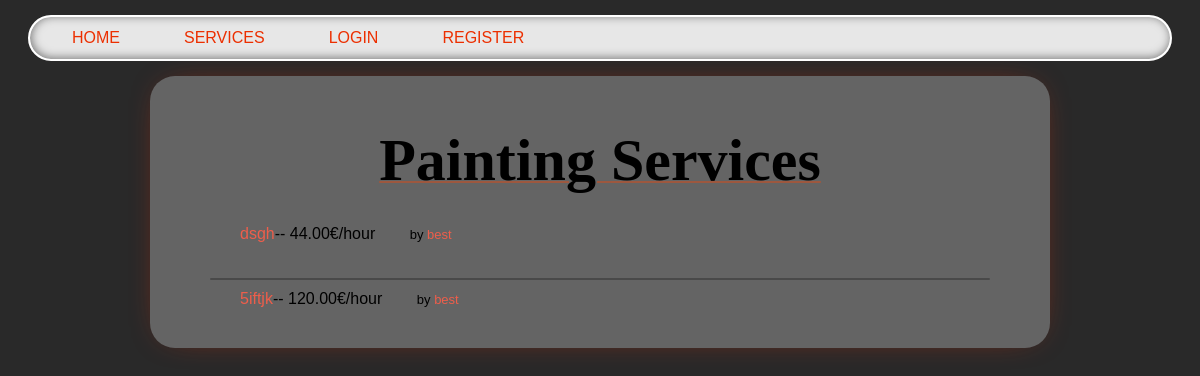
Before: /services/Painting/ with the older database file.
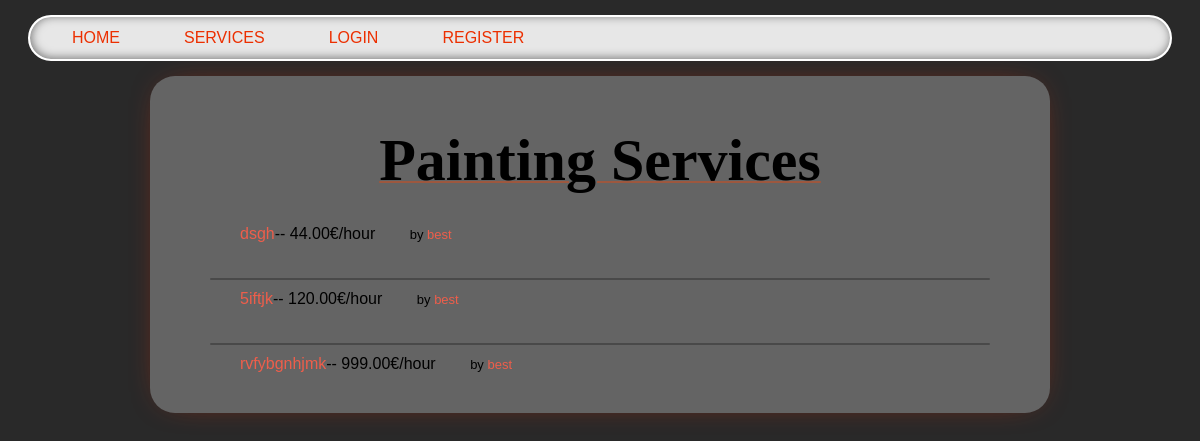
After: the same page with the newer database file.
### services/models.py (models this page shows, shortened)
class Service(models.Model):
    company = models.ForeignKey(Company, on_delete=models.CASCADE)
    name = models.CharField(max_length=40)
    description = models.TextField()
    price_hour = models.DecimalField(decimal_places=2, max_digits=100)
    rating = models.IntegerField(validators=[MinValueValidator(
        0), MaxValueValidator(5)], default=0)
    choices = (
        ('Air Conditioner', 'Air Conditioner'),
        ('Carpentry', 'Carpentry'),
        ('Electricity', 'Electricity'),
        ('Gardening', 'Gardening'),
        ('Home Machines', 'Home Machines'),
        ('House Keeping', 'House Keeping'),
        ('Interior Design', 'Interior Design'),
        ('Locks', 'Locks'),
        ('Painting', 'Painting'),
        ('Plumbing', 'Plumbing'),
        ('Water Heaters', 'Water Heaters'),
    )
    field = models.CharField(max_length=30, blank=False,
                             null=False, choices=choices)
    date = models.DateTimeField(auto_now=True, null=False)

### users/models.py (models this page shows, shortened)
class Company(models.Model):
    user = models.OneToOneField(
        User, on_delete=models.CASCADE, primary_key=True)
    field = models.CharField(max_length=70, choices=(('Air Conditioner', 'Air Conditioner'),
                                                     ('All in One', 'All in One'),
                                                     ('Carpentry', 'Carpentry'),
                                                     ('Electricity',
                                                      'Electricity'),
                                                     ('Gardening', 'Gardening'),
                                                     ('Home Machines',
                                                      'Home Machines'),
                                                     ('House Keeping',
                                                      'House Keeping'),
                                                     ('Interior Design',
                                                      'Interior Design'),
                                                     ('Locks', 'Locks'),
                                                     ('Painting', 'Painting'),
                                                     ('Plumbing', 'Plumbing'),
                                                     ('Water Heaters', 'Water Heaters')), blank=False, null=False)
    rating = models.IntegerField(
        validators=[MaxValueValidator(5), MinValueValidator(0)], default=0)

class User(AbstractUser):
    is_company = models.BooleanField(default=False)
    is_customer = models.BooleanField(default=False)
    email = models.EmailField(unique=True)
    USERNAME_FIELD = 'email'
    REQUIRED_FIELDS = ['username']
    def __str__(self):
        return self.username

### services/views.py (the view)
# urls.py: path('<slug:field>/', views.service_field, name='services_field'),
def service_field(request, field):
    field = field.replace('-', ' ').title()
    services = Service.objects.filter(
        field=field)
    return render(request, 'services/field.html', {'services': services, 'field': field})

### services/templates/services/field.html (shortened to what this page needs)
{% extends 'main/base.html' %}
{% block content %}
    {% if services.all|length != 0 %}
        <p class="title">{{field}} Services</p>
        <ul class='services_list'>
            {% for service in services.all %}
                <div style="display: ruby;">
                    <div class='service_list_info'>
                        <li><a href="/services/{{service.id}}">{{ service.name }}</a>-- {{ service.price_hour }}€/hour</li>
                    </div>
                    <p style="display:block; margin: 0; float: right;font-size: small; margin-right: 30px;">by <a href="/company/{{service.company.user}}">{{service.company.user}}</a></p>
                </div>
                {% if forloop.counter != services.all|length %}
                    <div class="line"></div>
                {% endif %}
            {% endfor %}
        </ul>
    {% else %}
        <h2>Sorry. No {{field}} services available</h2>
    {% endif %}
{% endblock %}

Changed rows visible on the page:
added Service: name "rvfybgnhjmk", price_hour "999.00", company.user "best"
